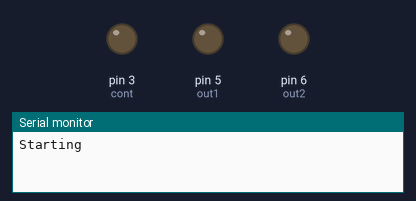
A sketch run on a simulated Arduino Uno, built with avr-gcc and run on an emulated ATmega328P. On the bench: output pins drawn as LEDs (lit = HIGH), the last lines printed to the serial monitor.

Above: at 0.05 s.
At 2.7 s:
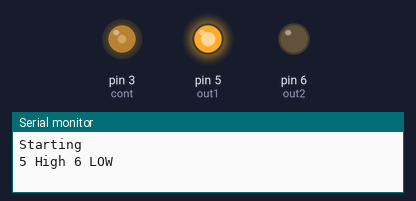
At 4.0 s:
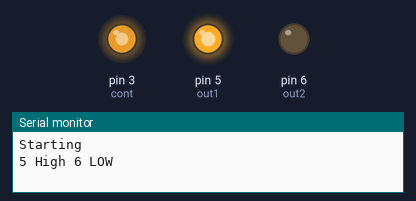
At 5.35 s:
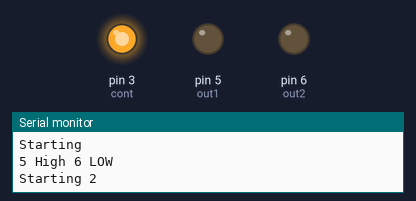
At 7.95 s:
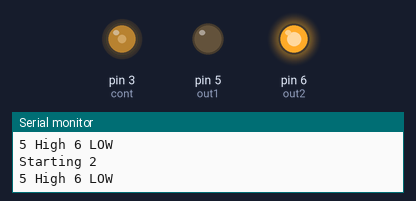
At 10.55 s:
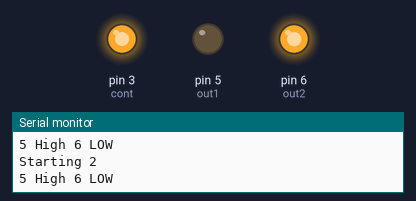
Timing chart, 0 to 13.8 s (numbered marks = the images above):
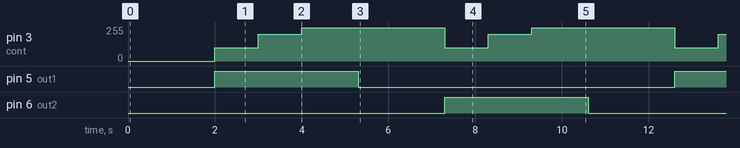

Measured:
- by itself, pin 3 (cont): repeats every 5.3 s: 200/255 1.0 s, 250/255 3.3 s, 100/255 1.0 s
- by itself, pin 5 (out1), pin 6 (out2): alternates HIGH for 3.3 s and LOW for 7.3 s

The sketch:

glorious_elzing1.ino
```cpp
// C++ code
//
int out1 = 5;
int out2 = 6;
int cont = 3;

void setup()
{
  pinMode(out1, OUTPUT);
  pinMode(out2, OUTPUT);
  pinMode(cont, OUTPUT);
  Serial.begin(9600);
}

void loop()
{
  Serial.println("Starting");

  digitalWrite(out1, LOW);
  digitalWrite(out2, LOW);

  delay(2000);

  Serial.println("5 High 6 LOW");
  digitalWrite(out1, HIGH);
  digitalWrite(out2, LOW);

  analogWrite(cont, 100);
  delay(1000);
  analogWrite(cont, 200);
  delay(1000);
  analogWrite(cont, 250);
  delay(1000);


  delay(300);

  Serial.println("Starting 2");

  digitalWrite(out1, LOW);
  digitalWrite(out2, LOW);

  delay(2000);

  Serial.println("5 High 6 LOW");
  digitalWrite(out1, LOW);
  digitalWrite(out2, HIGH);

  analogWrite(cont, 100);
  delay(1000);
  analogWrite(cont, 200);
  delay(1000);
  analogWrite(cont, 250);
  delay(1000);


  delay(300);


}
```
